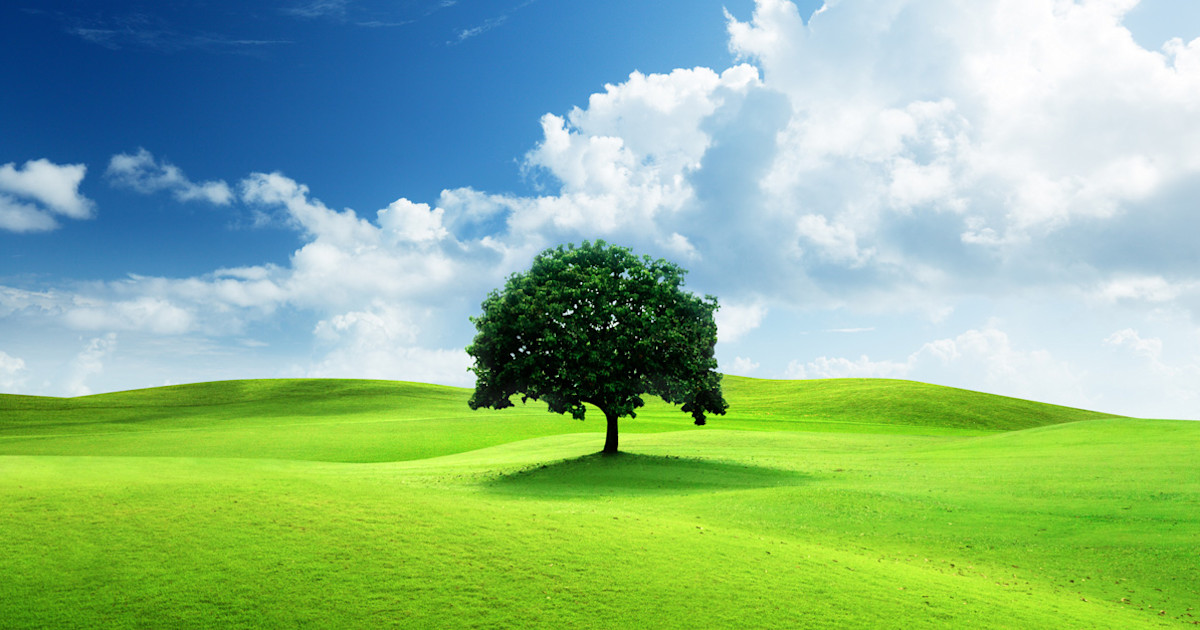
#> input picture nature-images.jpg, 1200 x 630 px
$ jupyter execute Assignment_4.ipynb
#> lines starting #> are read from the running program, lines starting #| are printed output that depends on the picture
[cell 1]
import cv2
import numpy as np
import matplotlib.pyplot as plt

[cell 2]
img = cv2.imread('nature-images.jpg')
#> img is the input picture: shape (630, 1200, 3); mean B, G, R 139.9, 183.6, 139.8

[cell 3]
image = cv2.imread('nature-images.jpg' , cv2.IMREAD_GRAYSCALE)
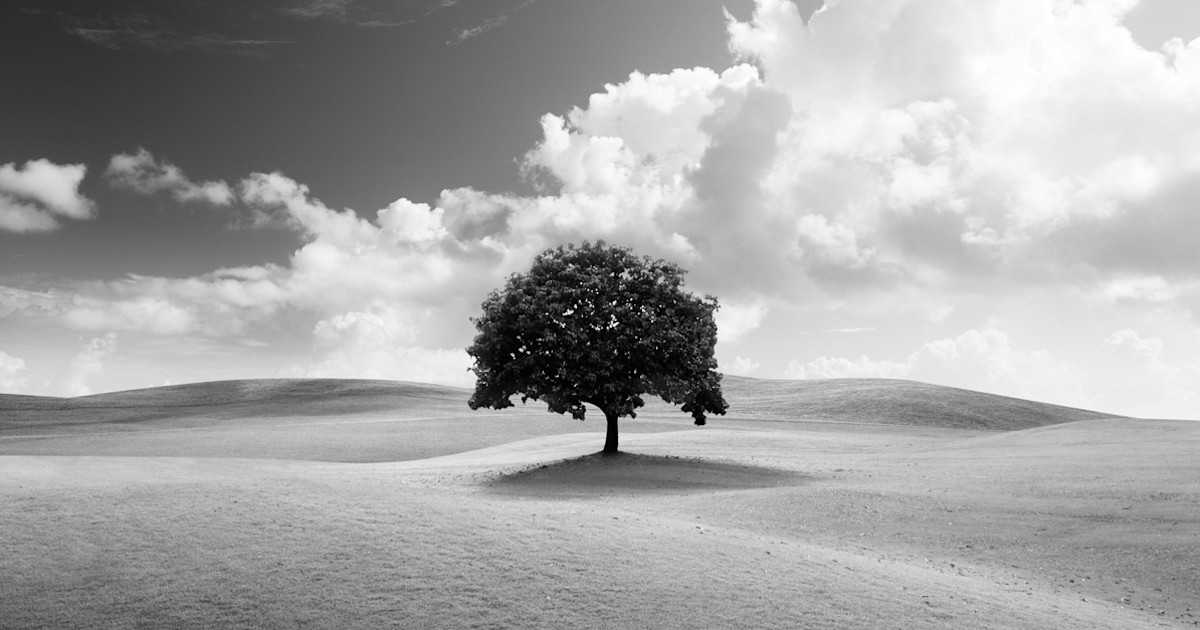
#> image: shape (630, 1200); min 0, max 255, mean 165.5

[cell 4]
plt.subplot(1, 2, 1)
plt.imshow(img)
plt.title("Original")
plt.axis("off")

plt.subplot(1, 2, 2)
plt.imshow(image, cmap="gray")
plt.title("Gray Image")
plt.axis("off")

plt.show()
#> figure, not shown here; B, G, R data is drawn as R, G, B

[cell 5]
plt.figure(figsize=(8,4))

plt.subplot(1,2,1)
plt.imshow(image , cmap='gray')
plt.axis("off")

plt.subplot(1,2,2)
plt.hist(img.ravel() , bins=256 , range=[0,256], color='black')
plt.title("Histogram of original image")
plt.tight_layout()
plt.show()
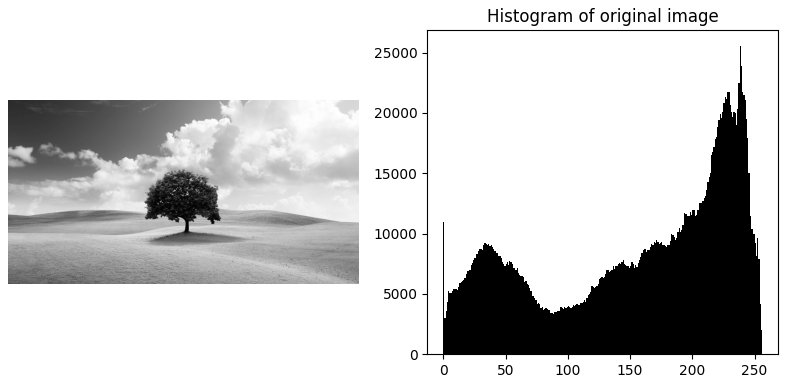
#> figure drawn by matplotlib, 2 panels; panel 2: tallest bar 25565 high, from x = 238 to 239

[cell 6]
print(image.shape)
#| (630, 1200)

[cell 7]
gaussian_noise=np.zeros((630,1200),dtype=np.uint8)
cv2.randn(gaussian_noise,125 ,20)
gaussian_noise=(gaussian_noise*0.5).astype(np.uint8)

[cell 8]
gaussian_img=cv2.add(image,gaussian_noise)
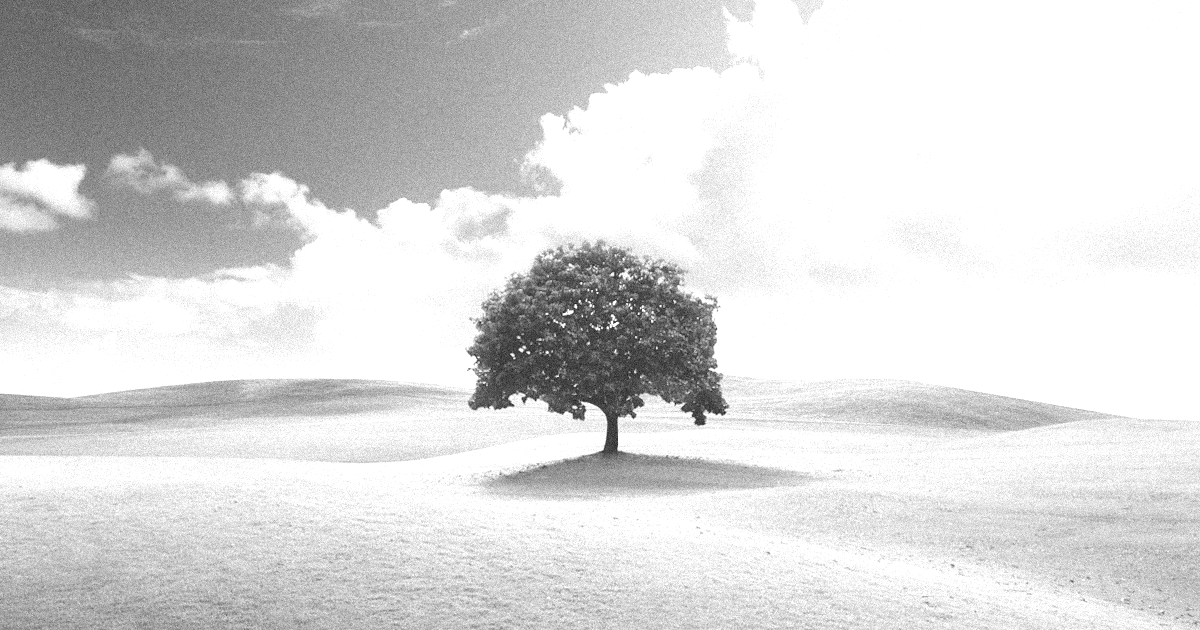
#> gaussian_img: shape (630, 1200); min 26, max 255, mean 216.5

[cell 9]
fig=plt.figure(dpi=300)

fig.add_subplot(1,3,1)
plt.imshow(image,cmap='gray')
plt.axis("off")
plt.title("Original")

fig.add_subplot(1,3,2)
plt.imshow(gaussian_noise,cmap='gray')
plt.axis("off")
plt.title("Gaussian Noise")

fig.add_subplot(1,3,3)
plt.imshow(gaussian_img,cmap='gray')
plt.axis("off")
plt.title("Combined")
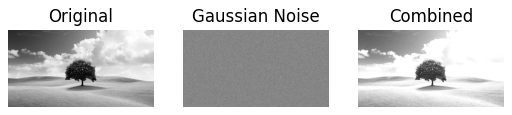
#> figure drawn by matplotlib, 3 panels

[cell 10]
plt.figure(figsize=(8,4))

plt.subplot(1,2,1)
plt.imshow(gaussian_img,cmap='gray')
plt.title("with gaussian noise")
plt.axis("off")

plt.subplot(1,2,2)
plt.hist(gaussian_img.ravel(), bins=256, range=[0,255], color='black')
plt.title("Histogram of gaussian image")

plt.ylim(0, 2000)
plt.yticks([2000, 4000, 6000, 8000, 10000])
plt.tight_layout()
plt.show()
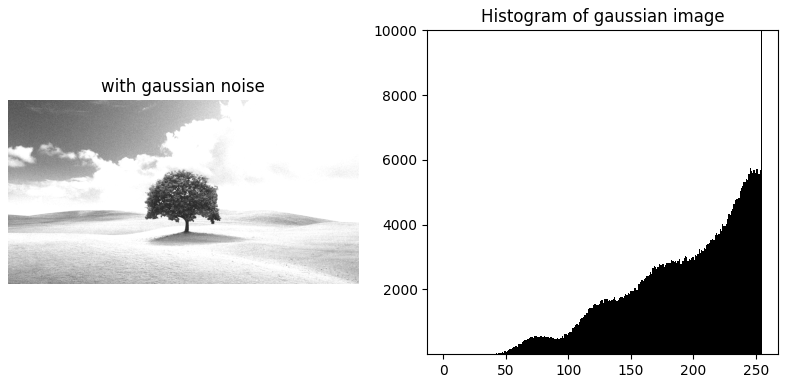
#> figure drawn by matplotlib, 2 panels; panel 2: tallest bar 295698 high, from x = 254 to 255

[cell 11]
imp_noise=np.zeros((640,480),dtype=np.uint8)
cv2.randu(imp_noise,0,255)
_, imp_noise=cv2.threshold(imp_noise,245,255,cv2.THRESH_BINARY)
imp_noise = np.array(imp_noise, dtype=np.uint8)

[cell 12]
imp_noise = cv2.resize(imp_noise, (image.shape[1], image.shape[0]))

[cell 13]
impulse_img = cv2.add(image, imp_noise)
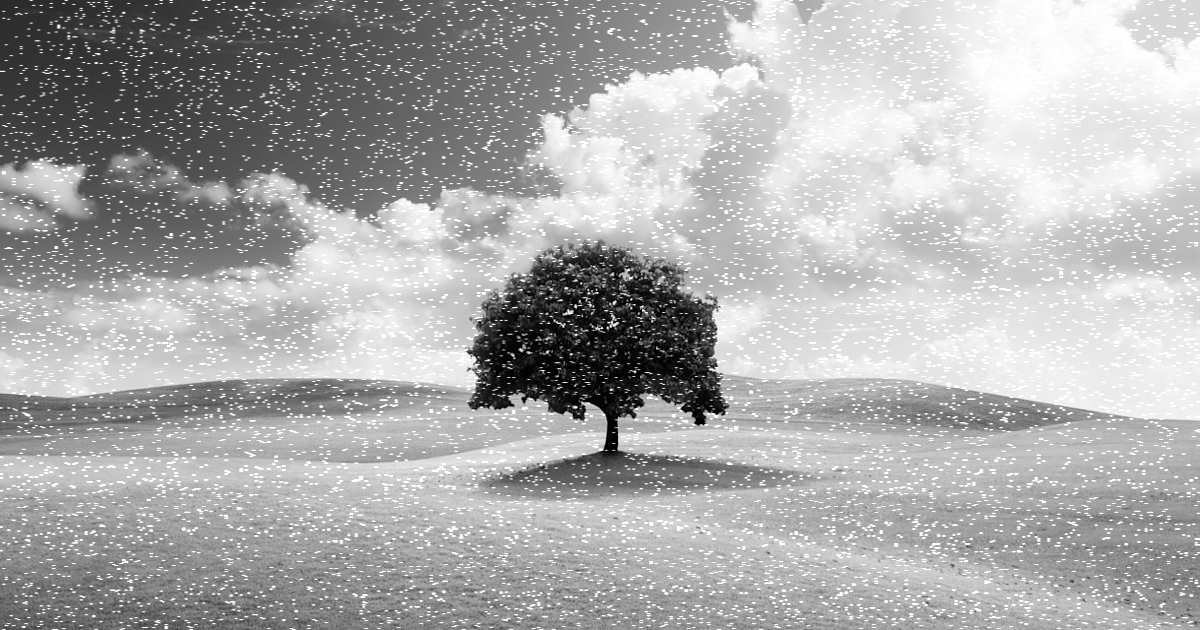
#> impulse_img: shape (630, 1200); min 0, max 255, mean 171.5

[cell 14]
fig=plt.figure(dpi=300)

fig.add_subplot(1,3,1)
plt.imshow(image,cmap='gray')
plt.axis("off")
plt.title("Original")

fig.add_subplot(1,3,2)
plt.imshow(imp_noise,cmap='gray')
plt.axis("off")
plt.title("Impulse Noise")

fig.add_subplot(1,3,3)
plt.imshow(impulse_img,cmap='gray')
plt.axis("off")
plt.title("Combined")
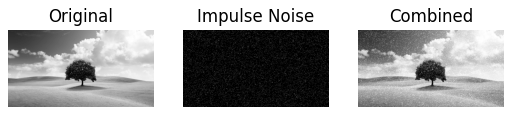
#> figure drawn by matplotlib, 3 panels

[cell 15]
plt.figure(figsize=(8,4))

plt.subplot(1,2,1)
plt.imshow(impulse_img,cmap='gray')
plt.title("with impulse noise")
plt.axis("off")

plt.subplot(1,2,2)
plt.hist(impulse_img.ravel() , bins=256 , range=[0,255], color='black')
plt.title("Histogram of impulse image")
plt.tight_layout()
plt.show()
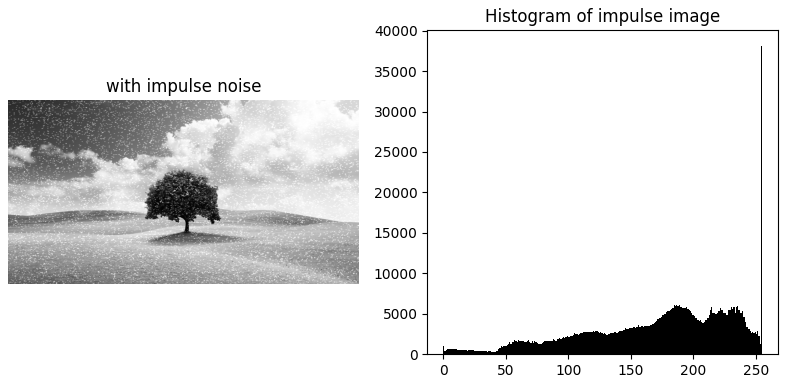
#> figure drawn by matplotlib, 2 panels; panel 2: tallest bar 38124 high, from x = 254 to 255

[cell 16]
sp_noise = np.zeros((630, 1200), dtype=np.uint8)
cv2.randu(sp_noise, 0, 255)
salt_prob = 0.02
pepper_prob = 0.02

_, salt = cv2.threshold(sp_noise, 255 * (1 - salt_prob), 255, cv2.THRESH_BINARY)
_, pepper = cv2.threshold(sp_noise, 255 * pepper_prob, 255, cv2.THRESH_BINARY_INV)

sp_noise = cv2.add(salt, pepper)

[cell 17]
salt_pepper_img = cv2.add(image, sp_noise)
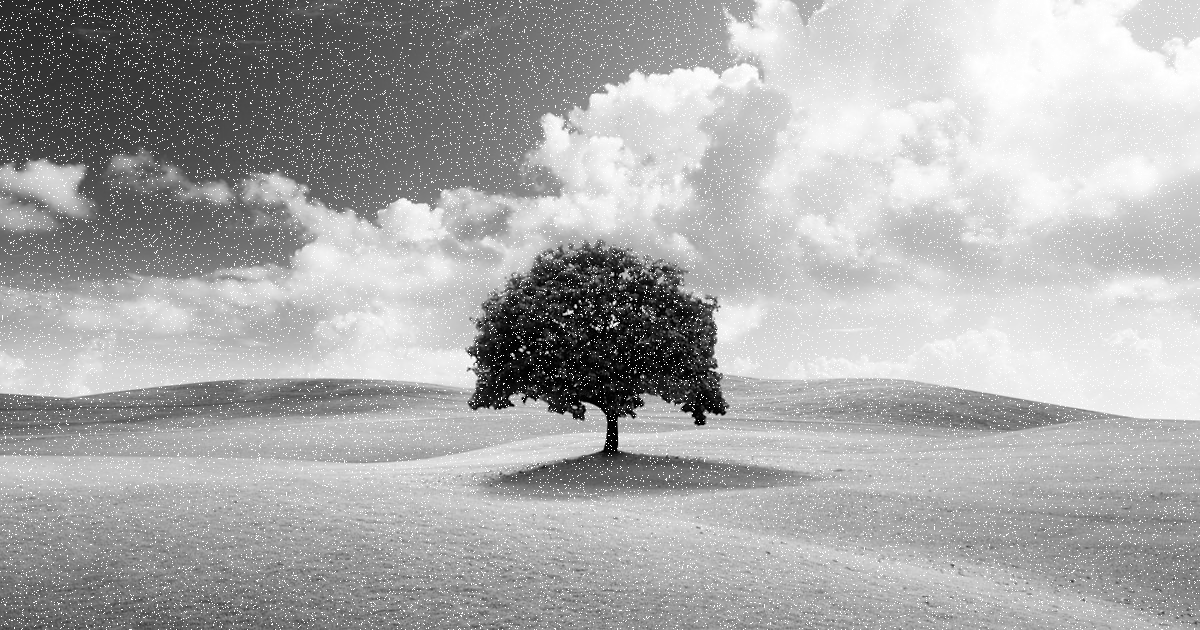
#> salt_pepper_img: shape (630, 1200); min 0, max 255, mean 169.3

[cell 18]
fig=plt.figure(dpi=300)

fig.add_subplot(1,3,1)
plt.imshow(image,cmap='gray')
plt.axis("off")
plt.title("Original")

fig.add_subplot(1,3,2)
plt.imshow(sp_noise,cmap='gray')
plt.axis("off")
plt.title("Impulse Noise")

fig.add_subplot(1,3,3)
plt.imshow(salt_pepper_img,cmap='gray')
plt.axis("off")
plt.title("Combined")

[cell 19]
plt.figure(figsize=(8,4))

plt.subplot(1,2,1)
plt.imshow(salt_pepper_img,cmap='gray')
plt.title("with impulse noise")
plt.axis("off")

plt.subplot(1,2,2)
plt.hist(salt_pepper_img.ravel() , bins=256 , range=[0,255], color='black')
plt.title("Histogram of impulse image")
plt.tight_layout()
plt.show()
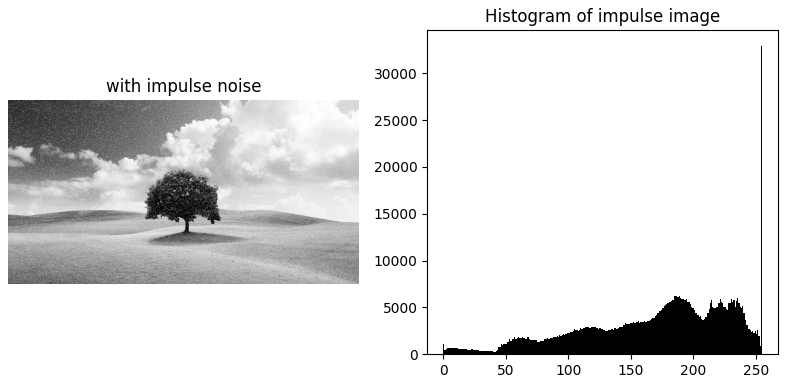
#> figure drawn by matplotlib, 2 panels; panel 2: tallest bar 32924 high, from x = 254 to 255
